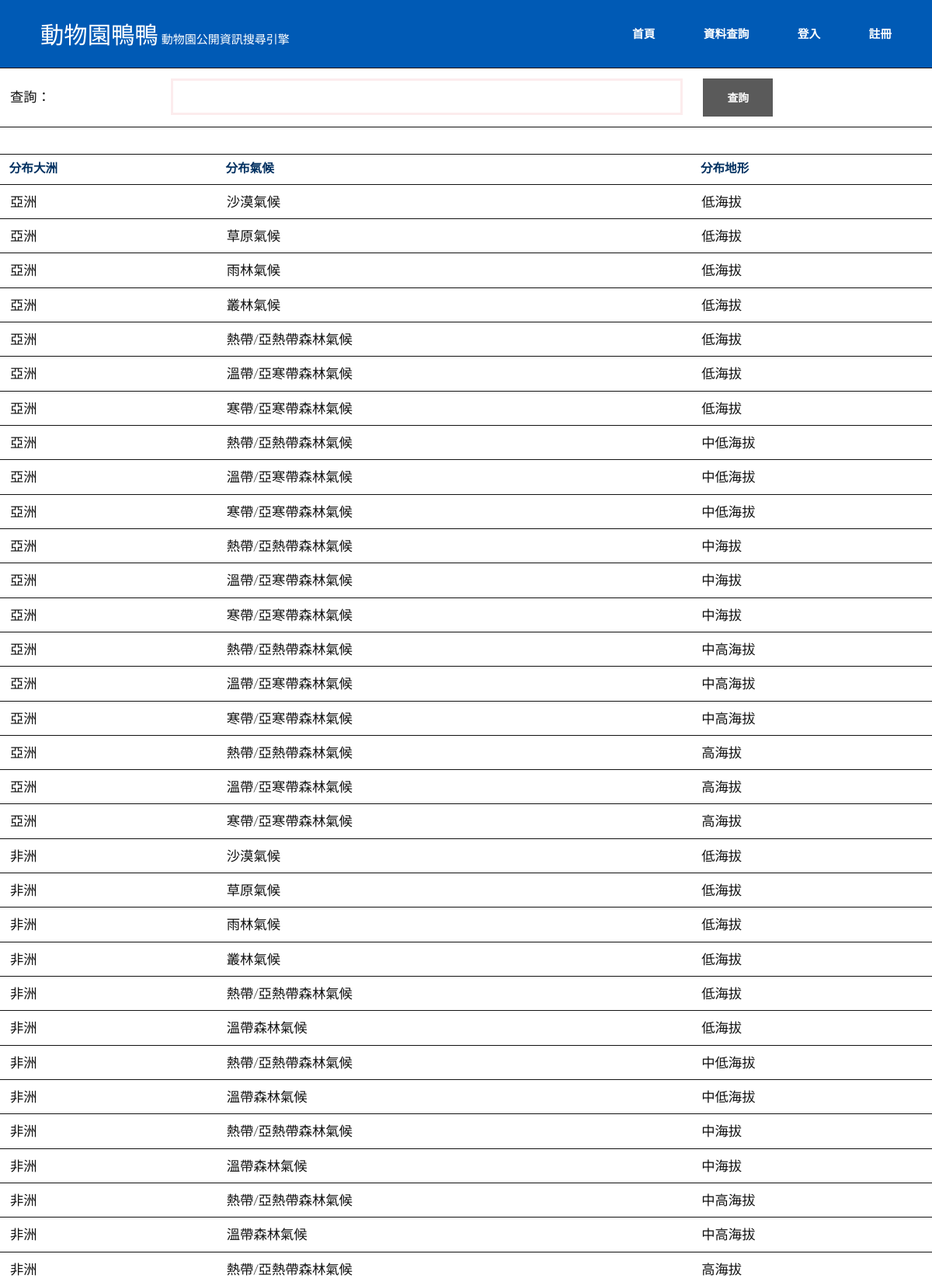
Screenshot of /search/habitat/ (upper part) with the database file from the repository.
### zoo_info/models.py (models this page shows)
class Habitat(models.Model):
    H_id = models.CharField(max_length = 30, primary_key = True)
    weather = models.CharField(max_length = 30)
    continent = models.CharField(max_length = 30)
    terrian = models.CharField(max_length = 30)

### zoo_info/views.py (the view)
# urls.py: path('search/habitat/', search_habitat),
def search_habitat(request):
    if 'habitat_name' in request.GET:
        habitat_name = request.GET['habitat_name']
        habitat_info = Habitat.objects.filter(weather__contains = habitat_name)
        if habitat_info.count() == 0:
            habitat_info = Habitat.objects.filter(continent__contains = habitat_name)
        if habitat_info.count() == 0:
            habitat_info = Habitat.objects.filter(terrian__contains = habitat_name)
    else:
        habitat_info = Habitat.objects.all()
    return render(request, 'zoo_info/search_by/habitat.html', locals())

### templates/zoo_info/search_by/habitat.html
{% extends 'base.html' %}
{% block content %}
{% load subtract %}
    <div>
        <form>
            <table>
                <tr>
                    <td>查詢：</td>
                    <td><input type="text" required name = 'habitat_name'></td>
                    <td><input type ="submit" value="查詢"></td>
                </tr>
            </table>
        </form>
    </div>
    <div>
        <table>
            <tr>
                <th>分布大洲</th>
                <th>分布氣候</th>
                <th>分布地形</th>
            </tr>
            {% for habitat in habitat_info%}
                <tr>
                    <td>{{habitat.continent}}</td>
                    <td>{{habitat.weather}}</td>
                    <td>{{habitat.terrian}}</td>
                </tr>
            {% endfor %}
        </table>
    </div>
{% endblock %}

### static/css/main.css (style rules this page uses)
html, body, div, span, applet, object, iframe, h1, h2, h3, h4, h5, h6, p, blockquote, pre, a, abbr, acronym, address, big, cite, code, del, dfn, em, img, ins, kbd, q, s, samp, small, strike, strong, sub, sup, tt, var, b, u, i, center, dl, dt, dd, ol, ul, li, fieldset, form, label, legend, table, caption, tbody, tfoot, thead, tr, th, td, article, aside, canvas, details, embed, figure, figcaption, footer, header, hgroup, menu, nav, output, ruby, section, summary, time, mark, audio, video { margin: 0; padding: 0; border: 0; font-size: 100%; font: inherit; vertical-align: baseline; }
body { line-height: 1; }
table { border-collapse: collapse; border-spacing: 0; }
body { -webkit-text-size-adjust: none; }
*, *:before, *:after { -moz-box-sizing: border-box; -webkit-box-sizing: border-box; box-sizing: border-box; }
body { -ms-overflow-style: scrollbar; }
body { background: #fff; }
body { background-color: #fff; color: #111111; }
body, input, select, textarea { font-family: "Lato", sans-serif; font-size: 20pt; font-weight: 300; line-height: 1; }
@media screen and (max-width: 1680px) { body, input, select, textarea { font-size: 13pt; } }
@media screen and (max-width: 1280px) { body, input, select, textarea { font-size: 13pt; } }
input, select, textarea { color: #e5474b; }
input[type="submit"], input[type="reset"], input[type="button"], button, .button { -moz-appearance: none; -webkit-appearance: none; -ms-appearance: none; appearance: none; -moz-transition: background-color 0.2s ease-in-out, color 0.2s ease-in-out; -webkit-transition: background-color 0.2s ease-in-out, color 0.2s ease-in-out; -ms-transition: background-color 0.2s ease-in-out, color 0.2s ease-in-out; transition: background-color 0.2s ease-in-out, color 0.2s ease-in-out; border-radius: 0; border: 0; cursor: pointer; display: inline-block; font-size: .8em; font-weight: 700; height: 3.5em; line-height: 3.65em; padding: 0 2.25em; text-align: center; text-decoration: none; text-transform: uppercase; white-space: nowrap; }
input[type="submit"], input[type="reset"], input[type="button"], button, .button { background-color: #5a5a5a; color: #ffffff !important; }
form { margin: 0 0 2em 0; }
input[type="text"], input[type="password"], input[type="email"], select, textarea { -moz-appearance: none; -webkit-appearance: none; -ms-appearance: none; appearance: none; border-radius: 0; border: none; border: solid 3px; color: inherit; display: block; outline: 0; padding: 0 1em; text-decoration: none; width: 100%; }
input[type="text"]:invalid, input[type="password"]:invalid, input[type="email"]:invalid, select:invalid, textarea:invalid { box-shadow: none; }
input[type="text"], input[type="password"], input[type="email"], select { height: 2.75em; }
input[type="text"], input[type="password"], input[type="email"], select, textarea { background: none; border-color: #fceced; }
table { margin: 0 0 2em 0; width: 100%; }
table tbody tr { border: solid 1px; border-left: 0; border-right: 0; }
table td { padding: 0.75em 0.75em; }
table th { font-size: 0.9em; font-weight: 700; padding: 0.65em 0.75em 0.75em 0.75em; text-align: left; }
table tbody tr { border-color: 'black'; }
table tbody tr:nth-child(2n + 1) { background-color: none; }
table th { color: #003060; }
body { position: relative; padding-top: 5em; }

### rows the page displays
Habitat: continent "亞洲", weather "沙漠氣候", terrian "低海拔"
Habitat: continent "亞洲", weather "草原氣候", terrian "低海拔"
Habitat: continent "亞洲", weather "雨林氣候", terrian "低海拔"
Habitat: continent "亞洲", weather "叢林氣候", terrian "低海拔"
Habitat: continent "亞洲", weather "熱帶/亞熱帶森林氣候", terrian "低海拔"
Habitat: continent "亞洲", weather "溫帶/亞寒帶森林氣候", terrian "低海拔"
Habitat: continent "亞洲", weather "寒帶/亞寒帶森林氣候", terrian "低海拔"
Habitat: continent "亞洲", weather "熱帶/亞熱帶森林氣候", terrian "中低海拔"
Habitat: continent "亞洲", weather "溫帶/亞寒帶森林氣候", terrian "中低海拔"
Habitat: continent "亞洲", weather "寒帶/亞寒帶森林氣候", terrian "中低海拔"
Habitat: continent "亞洲", weather "熱帶/亞熱帶森林氣候", terrian "中海拔"
Habitat: continent "亞洲", weather "溫帶/亞寒帶森林氣候", terrian "中海拔"
Habitat: continent "亞洲", weather "寒帶/亞寒帶森林氣候", terrian "中海拔"
Habitat: continent "亞洲", weather "熱帶/亞熱帶森林氣候", terrian "中高海拔"
Habitat: continent "亞洲", weather "溫帶/亞寒帶森林氣候", terrian "中高海拔"
Habitat: continent "亞洲", weather "寒帶/亞寒帶森林氣候", terrian "中高海拔"
Habitat: continent "亞洲", weather "熱帶/亞熱帶森林氣候", terrian "高海拔"
Habitat: continent "亞洲", weather "溫帶/亞寒帶森林氣候", terrian "高海拔"
Habitat: continent "亞洲", weather "寒帶/亞寒帶森林氣候", terrian "高海拔"
Habitat: continent "非洲", weather "沙漠氣候", terrian "低海拔"
Habitat: continent "非洲", weather "草原氣候", terrian "低海拔"
Habitat: continent "非洲", weather "雨林氣候", terrian "低海拔"
Habitat: continent "非洲", weather "叢林氣候", terrian "低海拔"
Habitat: continent "非洲", weather "熱帶/亞熱帶森林氣候", terrian "低海拔"
Habitat: continent "非洲", weather "溫帶森林氣候", terrian "低海拔"
Habitat: continent "非洲", weather "熱帶/亞熱帶森林氣候", terrian "中低海拔"
Habitat: continent "非洲", weather "溫帶森林氣候", terrian "中低海拔"
Habitat: continent "非洲", weather "熱帶/亞熱帶森林氣候", terrian "中海拔"
Habitat: continent "非洲", weather "溫帶森林氣候", terrian "中海拔"
Habitat: continent "非洲", weather "熱帶/亞熱帶森林氣候", terrian "中高海拔"
Habitat: continent "非洲", weather "溫帶森林氣候", terrian "中高海拔"
Habitat: continent "非洲", weather "熱帶/亞熱帶森林氣候", terrian "高海拔"
